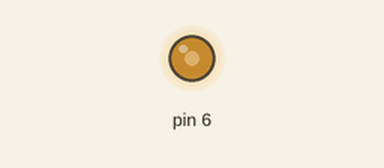
Recording of a sketch running on a simulated Arduino Uno, built with avr-gcc and run on an emulated ATmega328P. Parts: output pins drawn as LEDs (lit = HIGH).

Above: at 0.05 s.
At 2.0 s:
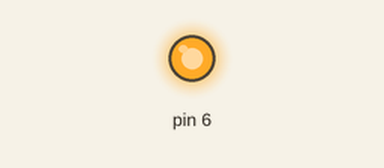
At 4.0 s:
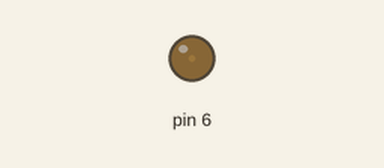
Timing chart, 0 to 5.2 s (numbered marks = the images above):
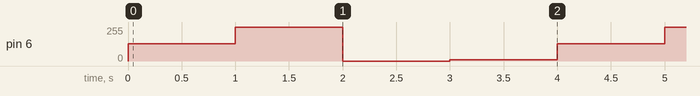

Measured:
- by itself, pin 6: repeats every 4.0 s: 255/255 1.0 s, 0/255 1.0 s, 10/255 1.0 s, 128/255 1.0 s

The sketch:

PWM_Led.ino
```cpp
#define prr *((volatile byte*) 0x64)
#define ddrd *((volatile byte*) 0x2A)
#define portd *((volatile byte*) 0x2B)
#define tcnt0 *((volatile byte*) 0x46)
#define tccr0a *((volatile byte*) 0x44)
#define tccr0b *((volatile byte*) 0x45)
#define ocr0a *((volatile byte*) 0x47)


/*Order of the things in the code:
NOTE: This code will be using the timer0 module, using the OC0A pin, which corresponds to the PD6 bit, which maps to the digital pin 6 on the arduino
UNO board.
1) set COM0A bits, for enabling non inverted mode.
2) enable the timer module using the PRR resgiter and the PRTIM0 bit
3) set the WGM bits to mode 3 / binary : 0-1-1
4) selet the prescaler by setting the CS bits to 0-1-1, since we are using a prescaler of 64.
5) init tcnt0 to 0 and the ocr0a to the val of the function.

*/


void noninv_analogwrite(byte val){
  // step1: settiing thhe corresponding com0a bits. COM0A1 = 1, COM0A0 = 0
  tccr0a |= (1<<7);
  tccr0a &=  ~(1<<6);

  //step 2: clear the PRTIM0 bit to enable the timer
  prr &= ~(1<<5);

  //step 3: Enabling the fast PWM mode, specifically mode 7,  of operation by setting the WGM bits in the tccr0x registers
  tccr0a |= (1<<0);
  tccr0a |= (1<<1);
  tccr0b &= ~(1<<3);

  //step 4: setting the cs01:00 bits and clear cs02 bit, using the tccr0b register:

  tccr0b |= (1<<0);
  tccr0b |= (1<<1);
  tccr0b &= ~(1<<2);


  //step 5: init the tcnt0 to 0 and ocr0a value
  ocr0a = val;
  tcnt0 = 0;

}


void setup() {
  // since I am using thhe OC0A pin, which is the PD6 pin, I have to set the 7th bit
  ddrd |= (1<<6);
}

void loop() {
  noninv_analogwrite(128);
  delay(1000); //for the sake of simplicity of the code, i will not be using my own code for sleep.
  noninv_analogwrite(255);
  delay(1000);
  noninv_analogwrite(0);
  delay(1000);
  noninv_analogwrite(10);
  delay(1000);
  // for(int i = 0;i <= 255; i += 3){
  //   noninv_analogwrite(i);
  //   delay(100);
  // }
}
```
